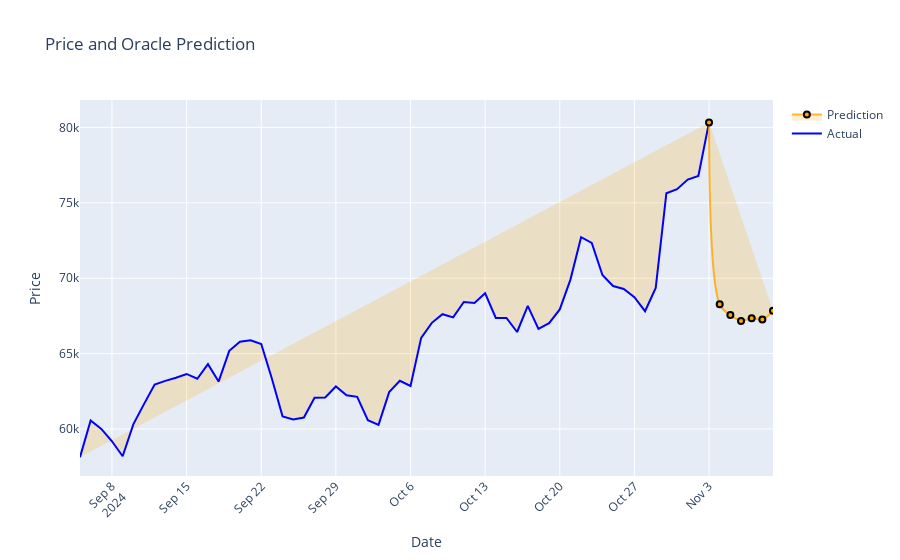

Notebook code cell kept with this figure:
### Code cell
# Generate the list of dictionaries with date and price
result = []
time_diff = len(b)
for i, price in enumerate(b):
    result.append({"date": (datetime.today() - timedelta(days=time_diff)).strftime('%Y-%m-%d'), "price": price})
    time_diff -= 1

# Generate the list of date and price data
import plotly.graph_objects as go

# Convert to a DataFrame for Plotly
df = pd.DataFrame(result)

fig = go.Figure()

# Plot actual data
fig.add_trace(go.Scatter(x=df[0:60]['date'], y=df[0:60]['price'],
                         mode='lines', name='Actual',
                         line=dict(color='blue', width=2)))

# Plot predicted data
fig.add_trace(go.Scatter(x=df[59:-1]['date'], y=df[59:-1]['price'],
                         mode='lines+markers', name='Prediction',
                         line=dict(color='rgba(255, 165, 0, 0.8)', width=2, shape='spline'),  # Smooth curve with transparency
                         marker=dict(size=6, color='orange', symbol='circle', line=dict(width=2, color='black')),
                         fill='tonexty', fillcolor='rgba(255, 165, 0, 0.2)'))  # Gradient-like effect


# Update layout
fig.update_layout(
    title='Price and Oracle Prediction',
    xaxis_title='Date',
    yaxis_title='Price',
    xaxis_tickangle=-45,
    hovermode='closest'  # Smooth hover interaction
)

# Show the plot
fig.show()

### Figure 1 — Plotly figure (JSON) as saved in the notebook; plotly's stock layout.template omitted (floating-point values rounded to 4 significant figures)
{"data": [{"line": {"color": "blue", "width": 2}, "mode": "lines", "name": "Actual", "x": ["2024-09-05", "2024-09-06", "2024-09-07", "2024-09-08", "2024-09-09", "2024-09-10", "2024-09-11", "2024-09-12", "2024-09-13", "2024-09-14", "2024-09-15", "2024-09-16", "2024-09-17", "2024-09-18", "2024-09-19", "2024-09-20", "2024-09-21", "2024-09-22", "2024-09-23", "2024-09-24", "2024-09-25", "2024-09-26", "2024-09-27", "2024-09-28", "2024-09-29", "2024-09-30", "2024-10-01", "2024-10-02", "2024-10-03", "2024-10-04", "2024-10-05", "2024-10-06", "2024-10-07", "2024-10-08", "2024-10-09", "2024-10-10", "2024-10-11", "2024-10-12", "2024-10-13", "2024-10-14", "2024-10-15", "2024-10-16", "2024-10-17", "2024-10-18", "2024-10-19", "2024-10-20", "2024-10-21", "2024-10-22", "2024-10-23", "2024-10-24", "2024-10-25", "2024-10-26", "2024-10-27", "2024-10-28", "2024-10-29", "2024-10-30", "2024-10-31", "2024-11-01", "2024-11-02", "2024-11-03"], "y": [58130.0, 60570.0, 60010.0, 59180.0, 58190.0, 60310.0, 61650.0, 62940.0, 63190.0, 63390.0, 63650.0, 63330.0, 64300.0, 63140.0, 65180.0, 65790.0, 65890.0, 65640.0, 63330.0, 60840.0, 60630.0, 60760.0, 62070.0, 62090.0, 62820.0, 62240.0, 62130.0, 60580.0, 60270.0, 62450.0, 63190.0, 62850.0, 66050.0, 67040.0, 67610.0, 67400.0, 68420.0, 68360.0, 69000.0, 67370.0, 67360.0, 66430.0, 68160.0, 66640.0, 67010.0, 67930.0, 69910.0, 72720.0, 72340.0, 70220.0, 69480.0, 69290.0, 68740.0, 67810.0, 69360.0, 75640.0, 75900.0, 76550.0, 76780.0, 80330.0], "type": "scatter"}, {"fill": "tonexty", "fillcolor": "rgba(255, 165, 0, 0.2)", "line": {"color": "rgba(255, 165, 0, 0.8)", "shape": "spline", "width": 2}, "marker": {"color": "orange", "line": {"color": "black", "width": 2}, "size": 6, "symbol": "circle"}, "mode": "lines+markers", "name": "Prediction", "x": ["2024-11-03", "2024-11-04", "2024-11-05", "2024-11-06", "2024-11-07", "2024-11-08", "2024-11-09"], "y": [80330.0, 68270.0, 67550.0, 67170.0, 67350.0, 67260.0, 67840.0], "type": "scatter"}], "layout": {"xaxis": {"title": {"text": "Date"}, "tickangle": -45}, "title": {"text": "Price and Oracle Prediction"}, "yaxis": {"title": {"text": "Price"}}, "hovermode": "closest"}}
